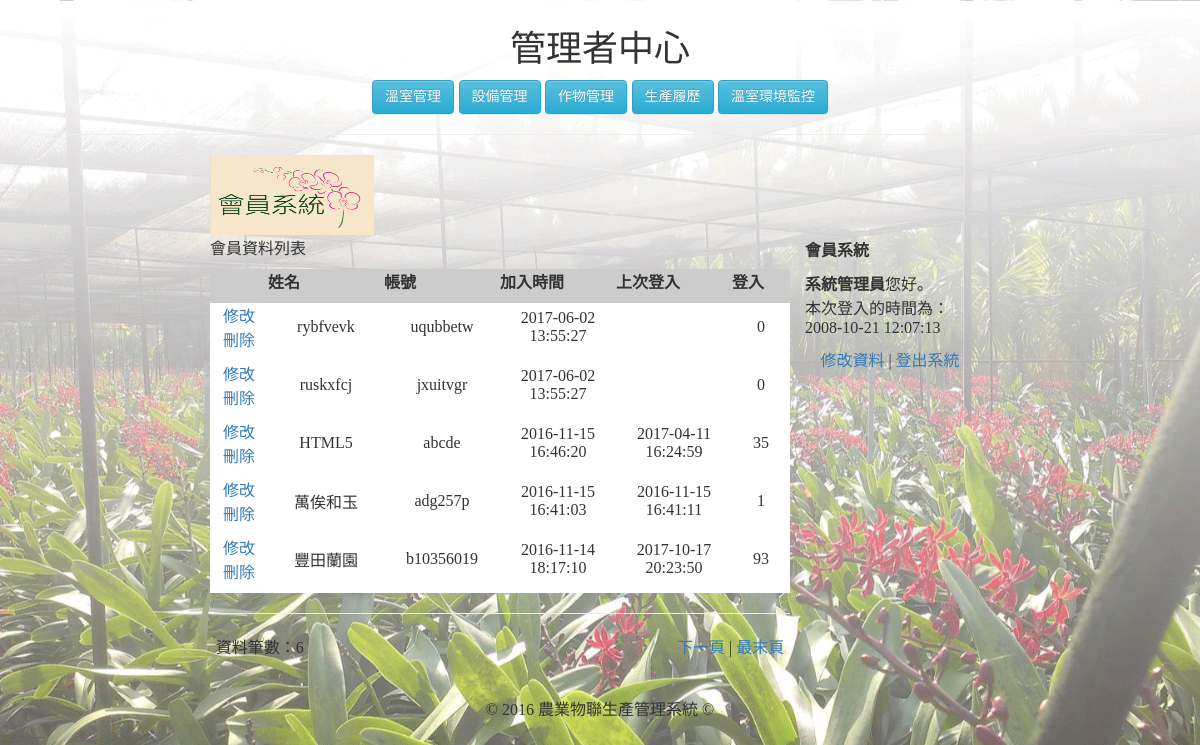
/member_admin.php (signed in), run on an earlier commit of the app's database.
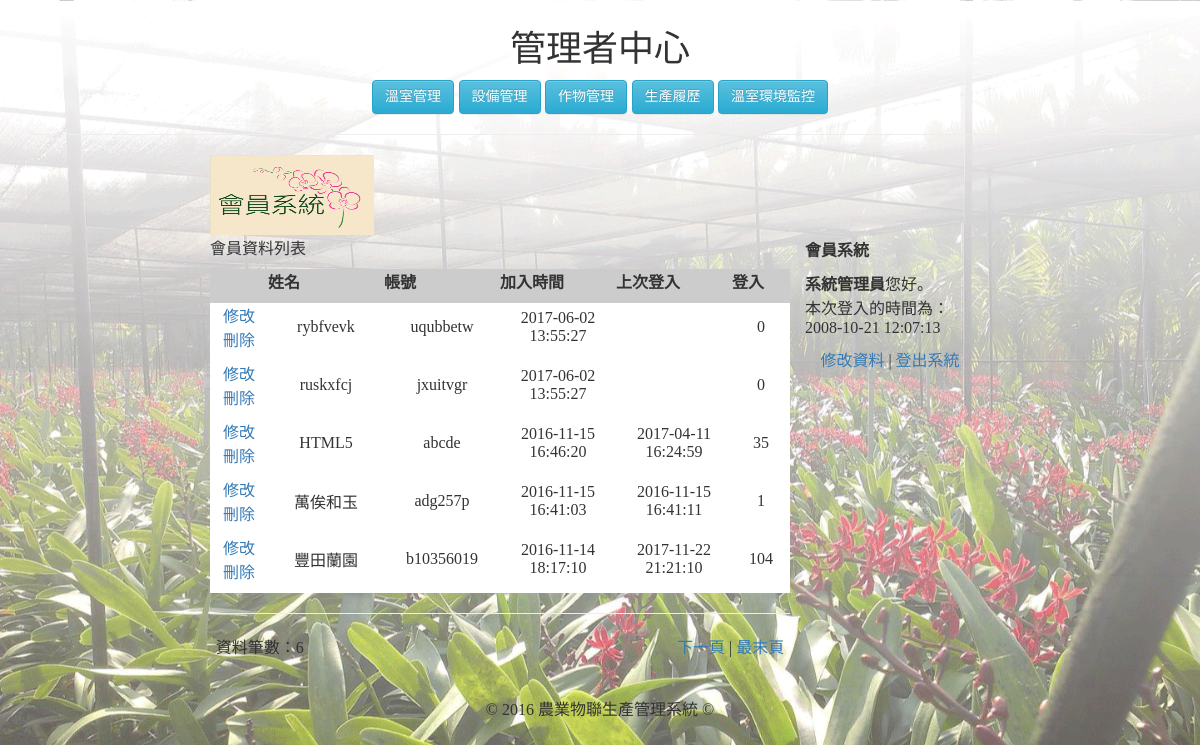
And on a later commit of the database.
### tables this page shows
CREATE TABLE `memberdata` (
  `m_id` int(255) NOT NULL,
  `m_name` varchar(20) NOT NULL,
  `m_username` varchar(20) NOT NULL,
  `m_passwd` varchar(100) NOT NULL,
  `m_sex` enum('男','女') NOT NULL,
  `m_birthday` date DEFAULT NULL,
  `m_level` enum('admin','member') NOT NULL DEFAULT 'member',
  `m_email` varchar(100) DEFAULT NULL,
  `m_url` varchar(100) DEFAULT NULL,
  `m_phone` varchar(100) DEFAULT NULL,
  `m_address` varchar(100) DEFAULT NULL,
  `m_login` int(255) UNSIGNED NOT NULL DEFAULT '0',
  `m_logintime` datetime DEFAULT NULL,
  `m_jointime` datetime NOT NULL
);

### member_admin.php (the view, shortened to what this page needs)
<?php
$query_RecAdmin = "SELECT * FROM `memberdata` WHERE `m_username`='".$_SESSION["loginMember"]."'";
$RecAdmin = mysql_query($query_RecAdmin);
$row_RecAdmin=mysql_fetch_assoc($RecAdmin);
$pageRow_records = 5;
$num_pages = 1;
$startRow_records = ($num_pages -1) * $pageRow_records;
$query_RecMember = "SELECT * FROM `memberdata` WHERE `m_level`<>'admin' ORDER BY `m_jointime` DESC";
$query_limit_RecMember = $query_RecMember." LIMIT ".$startRow_records.", ".$pageRow_records;
$RecMember = mysql_query($query_limit_RecMember);
$all_RecMember = mysql_query($query_RecMember);
$total_records = mysql_num_rows($all_RecMember);
$total_pages = ceil($total_records/$pageRow_records);
?>
<html>
<head>
  <link rel="stylesheet" href="https://maxcdn.bootstrapcdn.com/bootstrap/3.3.1/css/bootstrap.min.css">
  <link rel="stylesheet" href="https://maxcdn.bootstrapcdn.com/bootstrap/3.3.1/css/bootstrap-theme.min.css">
</head>
<body style="text-align:center;font-size:18px;background-image: url(img/46505.png);background-size: cover; font-family: 微軟正黑體;margin:30px">
<h1>管理者中心</h1>
<form name="form1" method="" action="">
<input type="button" class="btn btn-info" size="12" value="溫室管理" onclick="location.href='GMM.php'">
<input type="button" class="btn btn-info" size="12" value="設備管理" onclick="location.href='DMM.php'">
<input type="button" class="btn btn-info" size="12" value="作物管理" onclick="location.href='CM.php'">
<input type="button" class="btn btn-info" size="12" value="生產履歷" onclick="location.href='PH.php?select=1'">
<input type="button" class="btn btn-info" size="12" value="溫室環境監控" onclick="location.href='GEMM.php'">
<hr>
<table width="780" border="0" align="center" cellpadding="4" cellspacing="0">
  <tr>
    <td class="tdbline"><img src="img/member.gif" alt="會員系統" width="164" height="80"></td>
  </tr>
  <tr>
    <td class="tdbline"><table width="100%" border="0" cellspacing="0" cellpadding="10">
      <tr valign="top">
        <td class="tdrline"><p class="title">會員資料列表 </p>
          <table width="100%" border="0" cellpadding="2" cellspacing="1" bgcolor="#F0F0F0">
            <tr>
              <th width="10%" bgcolor="#CCCCCC">&nbsp;</th>
              <th width="20%" bgcolor="#CCCCCC"><p>姓名</p></th>
              <th width="20%" bgcolor="#CCCCCC"><p>帳號</p></th>
              <th width="20%" bgcolor="#CCCCCC"><p>加入時間</p></th>
              <th width="20%" bgcolor="#CCCCCC"><p>上次登入</p></th>
              <th width="10%" bgcolor="#CCCCCC"><p>登入</p></th>
            </tr>
      <?php while($row_RecMember=mysql_fetch_assoc($RecMember)){ ?>
            <tr>
              <td width="10%" align="center" bgcolor="#FFFFFF"><p><a href="member_adminupdate.php?id=<?php echo $row_RecMember["m_id"];?>">修改</a><br>
                <a href="?action=delete&id=<?php echo $row_RecMember["m_id"];?>" onClick="return deletesure();">刪除</a></p></td>
              <td width="20%" align="center" bgcolor="#FFFFFF"><p><?php echo $row_RecMember["m_name"];?></p></td>
              <td width="20%" align="center" bgcolor="#FFFFFF"><p><?php echo $row_RecMember["m_username"];?></p></td>
              <td width="20%" align="center" bgcolor="#FFFFFF"><p><?php echo $row_RecMember["m_jointime"];?></p></td>
              <td width="20%" align="center" bgcolor="#FFFFFF"><p><?php echo $row_RecMember["m_logintime"];?></p></td>
              <td width="10%" align="center" bgcolor="#FFFFFF"><p><?php echo $row_RecMember["m_login"];?></p></td>
            </tr>
      <?php }?>
          </table>
          <hr size="1" />
          <table width="98%" border="0" align="center" cellpadding="4" cellspacing="0">
            <tr>
              <td valign="middle"><p>資料筆數：<?php echo $total_records;?></p></td>
              <td align="right"><p>
                  <?php if ($num_pages < $total_pages) {  ?>
                  <a href="?page=<?php echo $num_pages+1;?>">下一頁</a> | <a href="?page=<?php echo $total_pages;?>">最末頁</a>
                  <?php }?>
              </p></td>
            </tr>
          </table>          <p>&nbsp;</p>
          </td>
        <td width="200">
        <div class="col-xs-12"></div><div class="col-xs-12"></div>
<div class="col-xs-12">
          <p class="heading"><strong>會員系統</strong></p>
            <p><strong><?php echo $row_RecAdmin["m_name"];?></strong>您好。<br>
            本次登入的時間為：<br>
            <?php echo $row_RecAdmin["m_logintime"];?></p>
            <p align="center"><a href="member_adminupdate.php?id=<?php echo $row_RecAdmin["m_id"];?>">修改資料</a> | <a href="?logout=true">登出系統</a></p>
</div>
        <div class="col-xs-12"></div><div class="col-xs-12"></div></td>
      </tr>
    </table></td>
  </tr>
  <tr>
    <td align="center" background="" class="trademark">© 2016 農業物聯生產管理系統 ©</td>
  </tr>
</table>
</body>
</html>

What changed in the data, as far as the page shows it:
changed memberdata "豐田蘭園": m_logintime "2017-10-17 20:23:50" → "2017-11-22 21:21:10"; m_login "93" → "104"
